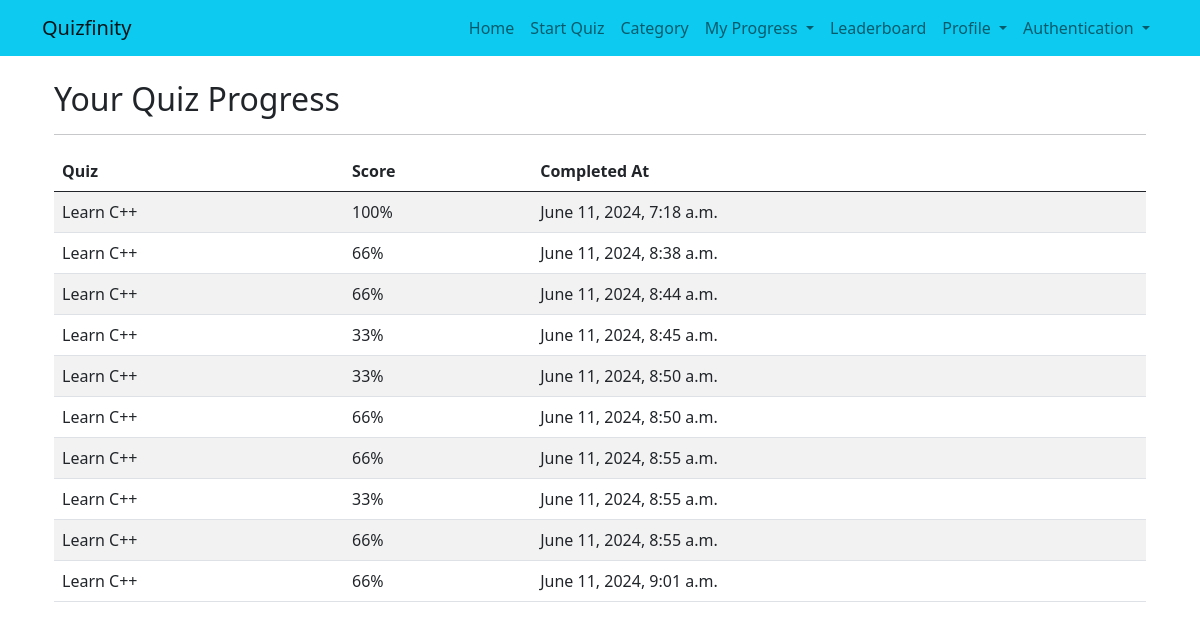
/quiz/progress/ (signed in), run on the app's committed database.
### quizzes/models.py (models this page shows, shortened)
class UserQuizHistory(models.Model):
    user = models.ForeignKey(User, on_delete=models.CASCADE)
    quiz = models.ForeignKey(Quiz, on_delete=models.CASCADE)
    score = models.PositiveIntegerField()
    completed_at = models.DateTimeField(auto_now_add=True)

class Quiz(models.Model):
    CATEGORY_CHOICES = (
        ('C', 'C'),
        ('CPP', 'CPP'),
        ('Python', 'Python'),
        ('Java', 'Java'),
        ('PHP', 'PHP'),
    )
    title = models.CharField(max_length=255)
    description = models.TextField(default="Default description")
    category = models.CharField(max_length=50, choices=CATEGORY_CHOICES)
    time_limit = models.PositiveIntegerField(default=0)  # 0 means no time limit
    average_rating = models.DecimalField(max_digits=3, decimal_places=2, default=0.00)

### quizzes/views.py (the view)
# urls.py: path('progress/', views.user_progress, name='user_progress'),
def user_progress(request):
    if not request.user.is_authenticated:
        return redirect('login')
    user_history = UserQuizHistory.objects.filter(user=request.user)
    return render(request, 'quizzes/user_progress.html', {'user_history': user_history})

### quizzes/templates/quizzes/user_progress.html
{% extends "base.html" %}
{% block content %}
<div class="container">
    <h2 class="mt-4">Your Quiz Progress</h2>
    <hr>
    <div class="table-responsive">
        <table class="table table-striped">
            <thead>
                <tr>
                    <th>Quiz</th>
                    <th>Score</th>
                    <th>Completed At</th>
                </tr>
            </thead>
            <tbody>
                {% for history in user_history %}
                <tr>
                    <td>{{ history.quiz.title }}</td>
                    <td>{{ history.score }}%</td>
                    <td>{{ history.completed_at }}</td>
                </tr>
                {% endfor %}
            </tbody>
        </table>
    </div>
</div>
{% endblock %}

### templates/base.html (shortened to what this page needs)
<!DOCTYPE html>
<html lang="en">
<head>
    <link href="https://cdn.jsdelivr.net/npm/bootstrap@5.0.2/dist/css/bootstrap.min.css" rel="stylesheet">
</head>
<body>
    <nav class="navbar navbar-expand-lg navbar-light bg-info">
        <div class="container">
            <a class="navbar-brand" href="{% url 'home' %}">Quizfinity</a>
            <div class="collapse navbar-collapse justify-content-end" id="navbarNav">
                <ul class="navbar-nav">
                    <li class="nav-item active">
                        <a class="nav-link" href="{% url 'home' %}">Home</a>
                    </li>
                    <li class="nav-item">
                        <a class="nav-link" href="{% url 'quiz_list_new' %}">Start Quiz</a>
                    </li>
                    <li class="nav-item">
                        <a class="nav-link" href="{% url 'category_list' %}">Category</a>
                    </li>
                    <li class="nav-item dropdown">
                        <a class="nav-link dropdown-toggle" href="{% url 'user_progress' %}" id="navbarDropdown" role="button" data-bs-toggle="dropdown" aria-expanded="false">
                            My Progress
                        </a>
                    </li>
                    <li class="nav-item">
                        <a class="nav-link" href="{% url 'leaderboards' %}">Leaderboard</a>
                    </li>
                    <li class="nav-item dropdown">
                        <a class="nav-link dropdown-toggle" href="{% url 'view_profile' %}" id="navbarDropdown" role="button" data-bs-toggle="dropdown" aria-expanded="false">
                            Profile
                        </a>
                    </li>
                    <li class="nav-item dropdown">
                        <a class="nav-link dropdown-toggle" href="#" id="authDropdown" role="button" data-bs-toggle="dropdown" aria-expanded="false">
                            Authentication
                        </a>
                    </li>
                </ul>
            </div>
        </div>
    </nav>
    <div class="container mt-4">
        {% block content %}{% endblock %}
    </div>
</body>
</html>

### data on the page
UserQuizHistory: quiz "Learn C++", score "100", completed_at "June 11, 2024, 7:18 a.m."
UserQuizHistory: quiz "Learn C++", score "66", completed_at "June 11, 2024, 8:38 a.m."
UserQuizHistory: quiz "Learn C++", score "66", completed_at "June 11, 2024, 8:44 a.m."
UserQuizHistory: quiz "Learn C++", score "33", completed_at "June 11, 2024, 8:45 a.m."
UserQuizHistory: quiz "Learn C++", score "33", completed_at "June 11, 2024, 8:50 a.m."
UserQuizHistory: quiz "Learn C++", score "66", completed_at "June 11, 2024, 8:50 a.m."
UserQuizHistory: quiz "Learn C++", score "66", completed_at "June 11, 2024, 8:55 a.m."
UserQuizHistory: quiz "Learn C++", score "33", completed_at "June 11, 2024, 8:55 a.m."
UserQuizHistory: quiz "Learn C++", score "66", completed_at "June 11, 2024, 8:55 a.m."
UserQuizHistory: quiz "Learn C++", score "66", completed_at "June 11, 2024, 9:01 a.m."
